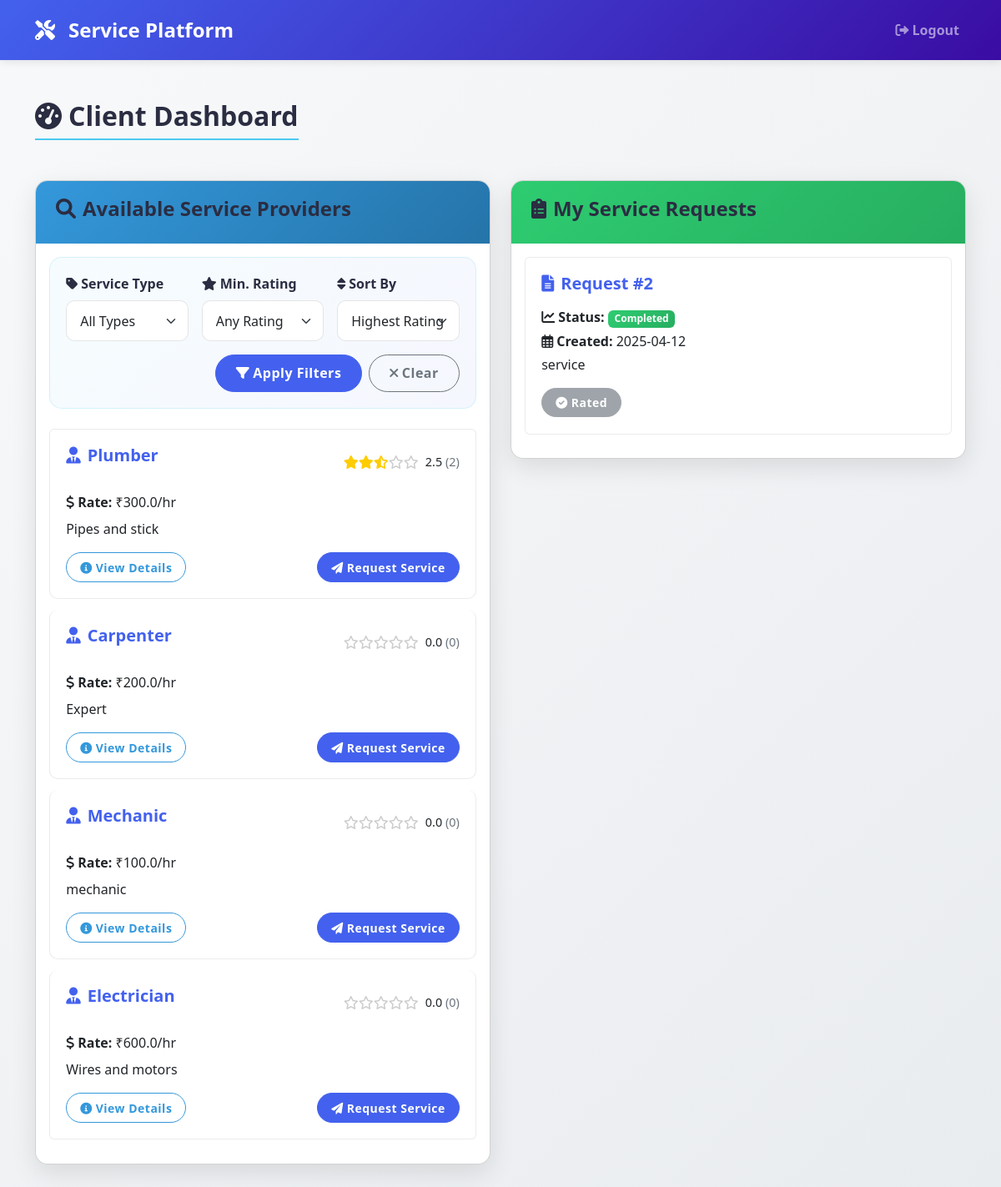
Page /client/dashboard (signed in) on the committed database.
### app.py (models this page shows)
class ServiceProvider(db.Model):
    id = db.Column(db.Integer, primary_key=True)
    user_id = db.Column(db.Integer, db.ForeignKey('user.id'), nullable=False)
    service_type = db.Column(db.String(50), nullable=False)  # 'electrician', 'plumber', etc.
    rate = db.Column(db.Float, nullable=False)
    description = db.Column(db.Text)
    avg_rating = db.Column(db.Float, default=0)  # Average rating
    total_ratings = db.Column(db.Integer, default=0)

class ServiceRequest(db.Model):
    id = db.Column(db.Integer, primary_key=True)
    client_id = db.Column(db.Integer, db.ForeignKey('user.id'), nullable=False)
    provider_id = db.Column(db.Integer, db.ForeignKey('service_provider.id'), nullable=False)
    description = db.Column(db.Text, nullable=False)
    status = db.Column(db.String(20), default='pending')  # pending, accepted, completed, cancelled
    created_at = db.Column(db.DateTime, default=datetime.utcnow)
    updated_at = db.Column(db.DateTime, default=datetime.utcnow, onupdate=datetime.utcnow)

### app.py (the view)
@app.route('/client/dashboard')
def client_dashboard():
    if 'user_id' not in session or session['role'] != 'client':
        return redirect(url_for('login'))
    service_type = request.args.get('service_type', '')
    min_rating = request.args.get('min_rating', '')
    sort_by = request.args.get('sort_by', 'avg_rating')  # Default sort by rating
    query = ServiceProvider.query
    if service_type:
        query = query.filter(ServiceProvider.service_type == service_type)
    if min_rating:
        query = query.filter(ServiceProvider.avg_rating >= float(min_rating))
    if sort_by == 'rate_low':
        query = query.order_by(ServiceProvider.rate.asc())
    elif sort_by == 'rate_high':
        query = query.order_by(ServiceProvider.rate.desc())
    else:  # Default: sort by rating
        query = query.order_by(ServiceProvider.avg_rating.desc())
    providers = query.all()
    service_types = db.session.query(ServiceProvider.service_type).distinct().all()
    service_types = [t[0] for t in service_types]
    requests = ServiceRequest.query.filter_by(client_id=session['user_id']).all()
    completed_requests = []
    for req in requests:
        if req.status == 'completed':
            rating = Rating.query.filter_by(request_id=req.id).first()
            if not rating:
                completed_requests.append(req)
    return render_template('client/dashboard.html',
                           providers=providers,
                           requests=requests,
                           completed_requests=completed_requests,
                           service_types=service_types,
                           current_filters={
                               'service_type': service_type,
                               'min_rating': min_rating,
                               'sort_by': sort_by
                           })

### templates/client/dashboard.html (shortened to what this page needs)
<!DOCTYPE html>
<html lang="en">
<head>
    <link href="https://cdn.jsdelivr.net/npm/bootstrap@5.2.3/dist/css/bootstrap.min.css" rel="stylesheet">
    <link rel="stylesheet" href="https://cdnjs.cloudflare.com/ajax/libs/animate.css/4.1.1/animate.min.css">
    <link rel="stylesheet" href="https://cdnjs.cloudflare.com/ajax/libs/font-awesome/6.0.0/css/all.min.css">
</head>
<body>
    <nav class="navbar navbar-expand-lg navbar-dark">
        <div class="container">
            <a class="navbar-brand" href="#">
                <i class="fas fa-tools me-2"></i>Service Platform
            </a>
            <div class="collapse navbar-collapse" id="navbarNav">
                <ul class="navbar-nav ms-auto">
                    <li class="nav-item">
                        <a class="nav-link" href="{{ url_for('logout') }}">
                            <i class="fas fa-sign-out-alt me-1"></i>Logout
                        </a>
                    </li>
                </ul>
            </div>
        </div>
    </nav>
    <div class="container mt-4">
        <h2 class="animate__animated animate__fadeIn">
            <i class="fas fa-tachometer-alt me-2"></i>Client Dashboard
        </h2>
        <div class="row mt-4">
            <div class="col-md-6">
                <div class="card animate__animated animate__fadeInLeft">
                    <div class="card-header bg-info text-white">
                        <h4><i class="fas fa-search me-2"></i>Available Service Providers</h4>
                    </div>
                    <div class="card-body">
                        <div class="filter-card animate__animated animate__fadeIn">
                            <form method="GET">
                                <div class="row g-3 align-items-end">
                                    <div class="col-md-4">
                                        <label for="service_type" class="form-label">
                                            <i class="fas fa-tag me-1"></i>Service Type
                                        </label>
                                        <select class="form-select" id="service_type" name="service_type">
                                            <option value="">All Types</option>
                                        </select>
                                    </div>
                                    <div class="col-md-4">
                                        <label for="min_rating" class="form-label">
                                            <i class="fas fa-star me-1"></i>Min. Rating
                                        </label>
                                        <select class="form-select" id="min_rating" name="min_rating">
                                            <option value="">Any Rating</option>
                                        </select>
                                    </div>
                                    <div class="col-md-4">
                                        <label for="sort_by" class="form-label">
                                            <i class="fas fa-sort me-1"></i>Sort By
                                        </label>
                                        <select class="form-select" id="sort_by" name="sort_by">
                                            <option value="avg_rating" {% if current_filters.sort_by == 'avg_rating' %}selected{% endif %}>Highest Rating</option>
                                        </select>
                                    </div>
                                </div>
                                <div class="d-grid gap-2 d-md-flex justify-content-md-end mt-3">
                                    <button type="submit" class="btn btn-primary">
                                        <i class="fas fa-filter me-1"></i>Apply Filters
                                    </button>
                                    <a href="{{ url_for('client_dashboard') }}" class="btn btn-outline-secondary">
                                        <i class="fas fa-times me-1"></i>Clear
                                    </a>
                                </div>
                            </form>
                        </div>
                        <div class="list-group">
                            {% for provider in providers %}
                                <div class="list-group-item animate__animated animate__fadeIn" style="animation-delay: {{ loop.index * 0.1 }}s">
                                    <div class="d-flex justify-content-between align-items-center mb-3">
                                        <h5><i class="fas fa-user-tie me-2"></i>{{ provider.service_type.title() }}</h5>
                                        <div class="ratings-container">
                                            {% set full_stars = provider.avg_rating|int %}
                                            {% set avg_rating = provider.avg_rating if provider.avg_rating is not none else 0 %}{% set half_star = (avg_rating - full_stars) >= 0.5 %}
                                            {% for i in range(full_stars) %}
                                                <i class="fas fa-star star-filled"></i>
                                            {% endfor %}
                                            {% if half_star %}
                                                <i class="fas fa-star-half-alt star-filled"></i>
                                                {% set remaining_stars = 4 - full_stars %}
                                            {% else %}
                                                {% set remaining_stars = 5 - full_stars %}
                                            {% endif %}
                                            {% for i in range(remaining_stars) %}
                                                <i class="far fa-star star-empty"></i>
                                            {% endfor %}
                                            <span class="rating-count">
                                                {% if provider.avg_rating is not none %}
    {{ "%.1f"|format(provider.avg_rating) }}
{% else %}
    Not Rated
{% endif %}
                                                <span class="text-muted">({{ provider.total_ratings }})</span>
                                            </span>
                                        </div>
                                    </div>
                                    <p class="mb-2"><strong><i class="fas fa-dollar-sign me-1"></i>Rate:</strong> ₹{{ provider.rate }}/hr</p>
                                    <p class="mb-3">{{ provider.description }}</p>
                                    <div class="d-flex justify-content-between">
                                        <a href="{{ url_for('provider_details', provider_id=provider.id) }}" class="btn btn-sm btn-outline-info">
                                            <i class="fas fa-info-circle me-1"></i>View Details
                                        </a>
                                        <a href="{{ url_for('request_service', provider_id=provider.id) }}" class="btn btn-sm btn-primary">
                                            <i class="fas fa-paper-plane me-1"></i>Request Service
                                        </a>
                                    </div>
                                </div>
                            {% else %}
                                <p class="text-center py-3">
                                    <i class="fas fa-exclamation-circle me-2"></i>No service providers available for the selected filters.
                                </p>
                            {% endfor %}
                        </div>
                    </div>
                </div>
            </div>
            <div class="col-md-6">
                <div class="card animate__animated animate__fadeInRight">
                    <div class="card-header bg-success text-white">
                        <h4><i class="fas fa-clipboard-list me-2"></i>My Service Requests</h4>
                    </div>
                    <div class="card-body">
                        <div class="list-group">
                            {% for request in requests %}
                                <div class="list-group-item animate__animated animate__fadeIn" style="animation-delay: {{ loop.index * 0.1 }}s">
                                    <h5><i class="fas fa-file-alt me-2"></i>Request #{{ request.id }}</h5>
                                    <p class="mb-1">
                                        <strong><i class="fas fa-chart-line me-1"></i>Status:</strong>
                                        <span class="badge bg-{% if request.status == 'pending' %}warning{% elif request.status == 'accepted' %}primary{% elif request.status == 'completed' %}success{% else %}secondary{% endif %}">
                                            {{ request.status.title() }}
                                        </span>
                                    </p>
                                    <p class="mb-1"><strong><i class="far fa-calendar-alt me-1"></i>Created:</strong> {{ request.created_at.strftime('%Y-%m-%d') }}</p>
                                    <p class="mb-3">{{ request.description }}</p>
                                    <div class="btn-group">
                                        {% if request.status == 'pending' %}
                                            <a href="{{ url_for('edit_request', request_id=request.id) }}" class="btn btn-sm btn-warning">
                                                <i class="fas fa-edit me-1"></i>Edit Request
                                            </a>
                                        {% elif request.status == 'completed' %}
                                            {% set has_rating = false %}
                                            {% for req in completed_requests if req.id == request.id %}
                                                {% set has_rating = true %}
                                            {% endfor %}
                                            {% if has_rating %}
                                                <a href="{{ url_for('rate_service', request_id=request.id) }}" class="btn btn-sm btn-success">
                                                    <i class="fas fa-star me-1"></i>Rate Service
                                                </a>
                                            {% else %}
                                                <button class="btn btn-sm btn-secondary" disabled>
                                                    <i class="fas fa-check-circle me-1"></i>Rated
                                                </button>
                                            {% endif %}
                                        {% endif %}
                                    </div>
                                </div>
                            {% else %}
                                <p class="text-center py-3">
                                    <i class="fas fa-inbox me-2"></i>No service requests yet.
                                </p>
                            {% endfor %}
                        </div>
                    </div>
                </div>
            </div>
        </div>
    </div>
</body>
</html>

### rows in the picture
ServiceProvider: service_type "Plumber", avg_rating "2.5", total_ratings "2", rate "300.0", description "Pipes and stick"
ServiceProvider: service_type "Carpenter", avg_rating "0.0", total_ratings "0", rate "200.0", description "Expert"
ServiceProvider: service_type "Mechanic", avg_rating "0.0", total_ratings "0", rate "100.0", description "mechanic"
ServiceProvider: service_type "Electrician", avg_rating "0.0", total_ratings "0", rate "600.0", description "Wires and motors"
ServiceRequest: id "2", status "Completed", created_at "2025-04-12", description "service", shows "Rated"
